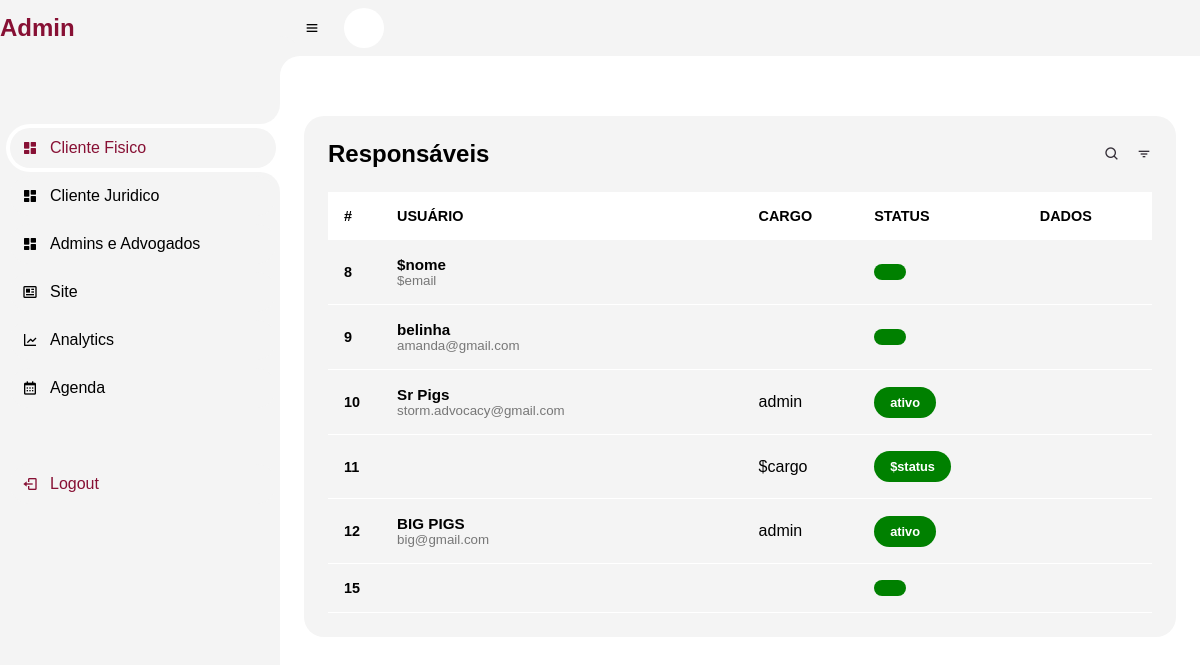
The page /adv-admin.php on the database as committed earlier.
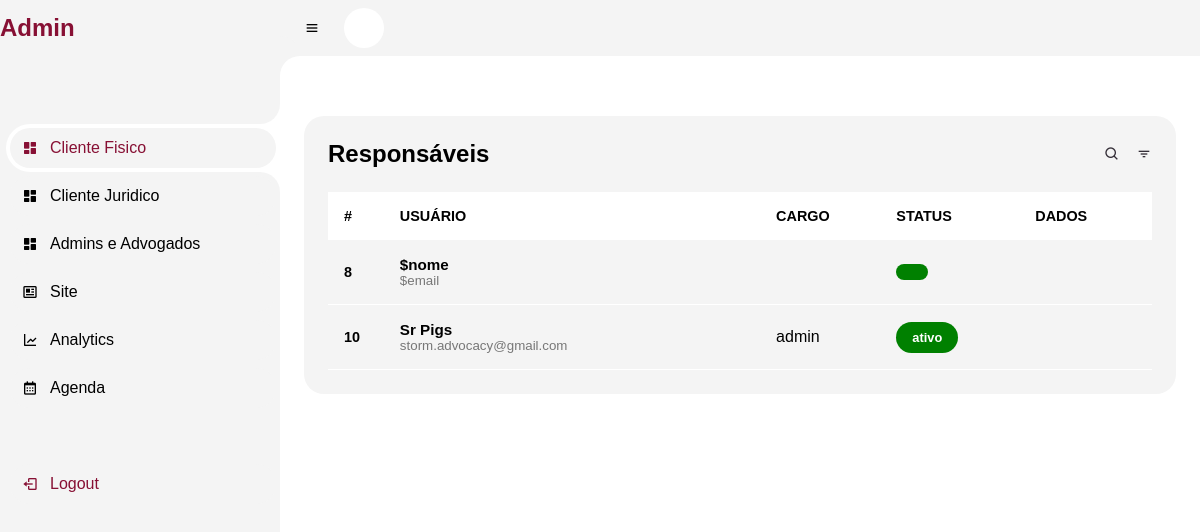
The same page on the database as committed later.
### tables this page shows
CREATE TABLE IF NOT EXISTS `tb_advogado` (
  `cod` int NOT NULL AUTO_INCREMENT,
  `nome` varchar(100) NOT NULL,
  `email` varchar(100) NOT NULL,
  `celular` varchar(15) NOT NULL,
  `dataNascimento` varchar(10) NOT NULL,
  `cpf` varchar(11) NOT NULL,
  `genero` varchar(10) NOT NULL,
  `cargo` varchar(10) NOT NULL,
  `status` varchar(10) NOT NULL,
  `senha` varchar(32) NOT NULL,
  `foto` varchar(100) NOT NULL,
  PRIMARY KEY (`cod`)
);

### adv-admin.php (the view, shortened to what this page needs)
<?php
include('menu-admin.php');
?>
<html lang="en">
<head>
    <link rel="stylesheet" href="css/admin.css">
    <link rel="stylesheet" href="https://maxst.icons8.com/vue-static/landings/line-awesome/line-awesome/1.3.0/css/line-awesome.min.css">
</head>
<body class="dark">
    <section id=content>
        <main>
            <?php
            require('connect.php');
            $admins = mysqli_query($con, "SELECT * FROM `tb_advogado`");
            echo   "<div class=table-data>";
            echo    "<div class=order>";
            echo      "<div class=head>";
            echo          " <h3>Responsáveis</h3>";
            echo            "<i class='bx bx-search'></i>";
            echo            "<i class='bx bx-filter'></i>";
            echo       "</div>";
            echo       "<table width=100%>";
            echo              "<thead>";
            echo                "<tr>";
            echo                     "<th>#</th>";
            echo                    "<th></span>USUÁRIO</th>";
            echo                    "<th></span>CARGO</th>";
            echo                  "<th></span>STATUS</th>";
            echo                  "<th></span>DADOS</th>";
            while($admin = mysqli_fetch_array($admins)){
            echo             "</tr>";
            echo        "</thead>";
            echo        "<tbody>";
            echo          "<tr>";
            echo              "<td class=cod>$admin[cod]</td>";
            echo             "<td>";
            echo   "<div class=client>";
            echo   "<div class=client-info>";
            echo  "<h4>$admin[nome]</h4>";
            echo  "<small>$admin[email]</small>";
            echo   "</div>";
            echo  "</div>";
            echo  "</td>";
            echo  "<td>$admin[cargo]</td>";
            echo  "<td>";
            echo  "<span class=status>$admin[status]</span>";
            echo "</td>";
            echo  "<td>";
            echo "</td>";
        }
            echo  "</tr>";
            echo        "</tbody>";
            echo   "</table>";
            echo   "</div>";
            ?>
        </main>
    </section>
</body>
</html>

Rows that differ between the two databases and show on the page:
removed tb_advogado: cod "9", nome "belinha", email "amanda@gmail.com"
removed tb_advogado: cod "11", cargo "$cargo", status "$status"
removed tb_advogado: cod "12", nome "BIG PIGS", email "big@gmail.com", cargo "admin", status "ativo"
removed tb_advogado: cod "15"
